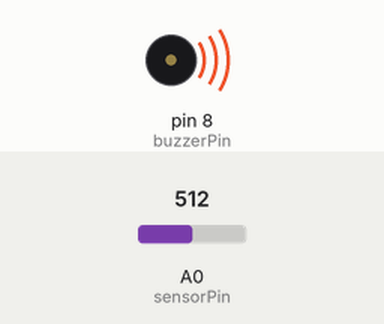
Bench run of a sketch on a simulated Arduino Uno, built with avr-gcc and run on an emulated ATmega328P. Parts: buzzer (waves = sounding, pin HIGH). The test bench sets the inputs (shaded band); at power-on: A0 (sensorPin) = 512.

Above: at 1.25 s.
1.3 s: A0 (sensorPin) set to 12
4.3 s: A0 (sensorPin) set to 9
At 5.2 s:
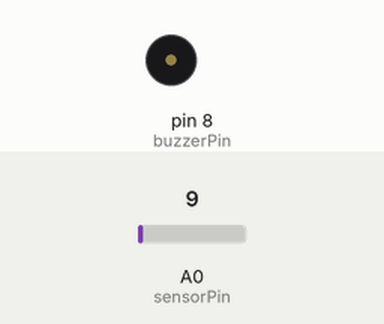
5.8 s: A0 (sensorPin) set to 122
At 6.05 s:
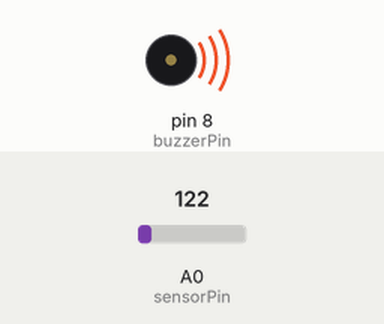
8.8 s: A0 (sensorPin) set to 0
Timing chart, 0 to 11.3 s (numbered marks = the images above; inputs shaded):
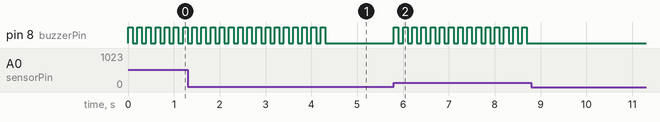

The sketch:

sketch_dec23a.ino
```cpp
int esikDegeri = 10; // Değer isteğe göre değiştirilebilir.

int sensorPin = A0;
int buzzerPin = 8;

int veri;

void setup() {
  pinMode(buzzerPin,OUTPUT);
}

void loop() {

  veri = analogRead(sensorPin);

  if( veri > esikDegeri){
    digitalWrite(buzzerPin, HIGH);
    delay(100); // bekleme süresi isteğe göre ayarlanabilir.
    digitalWrite(buzzerPin, LOW);
    delay(100);
  }
  else {
    digitalWrite(sensorPin, LOW);
  }


}
```

Measured:
- the behaviour switches between 11 and 10 on A0 (sensorPin) (found by bisection; images 0 and 1)
- after the input at 4.3 s, pin 8 (buzzerPin): goes on until 4.3 s, then stays LOW
- after the input at 5.8 s, pin 8 (buzzerPin): alternates HIGH for 0.10 s and LOW for 0.10 s, starting at once
- after the input at 8.8 s, pin 8 (buzzerPin): stops changing and stays LOW
- by itself, pin 8 (buzzerPin): alternates HIGH for 0.10 s and LOW for 0.10 s
